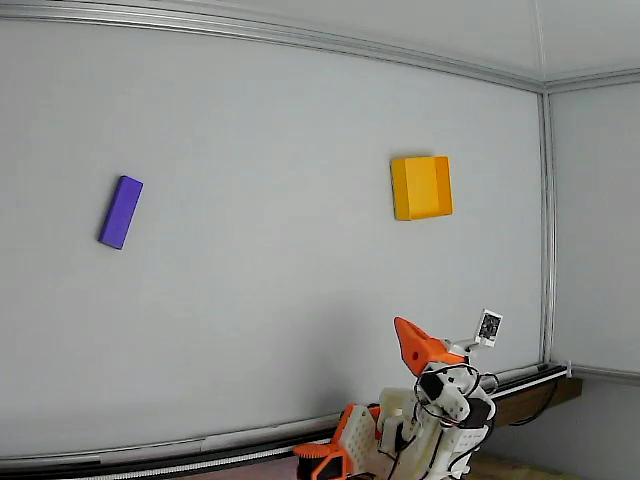
#> input picture sim2real/utils/captures/real_overhead_camera.png, 640 x 480 px
$ python calibrate_camera.py captures/real_overhead_camera.png --reference captures/real_overhead_camera.png
#> lines starting #> are read from the running program, lines starting #| are printed output that depends on the picture
### sim2real/utils/camera_mapping.py
"""Real-camera -> sim-camera rectification.

A per-camera mapping JSON turns a raw wide-FOV frame into the view the policy trained on:
rotate -> undistort (barrel) -> centre-crop -> resize to the sim sensor size. ``apply_mapping``
replays it every tick; ``calibrate_camera.py`` is what fits one.

This is the only place the mapping is interpreted. The camera stack lives here too, so the
policy operator and the debug harness cannot disagree about which real camera feeds which sim
camera -- they used to declare that separately.
"""
from __future__ import annotations

import json
import pathlib

import cv2
import numpy as np

# The sim renders its sensor cameras at this resolution; a mapping's default output size.
SIM_SENSOR_SIZE = 128

# Channel order of the policy's RGB input: arm camera first, then overhead, matching the sim's
# (wrist_camera, overhead_camera) sensor order. Each entry is (portal track, mapping file).
CAMERA_STACK = (
    ("arm_camera", "arm_camera_mapping.json"),            # -> sim wrist_camera
    ("overhead_camera", "overhead_camera_mapping.json"),  # -> sim overhead_camera
)

MAPPINGS_DIR = pathlib.Path(__file__).resolve().parent / "camera_mappings"


def load_mapping(path) -> dict:
    with open(path) as f:
        return json.load(f)


def apply_mapping(image: np.ndarray, mapping: dict) -> np.ndarray:
    """Replay a saved mapping on a raw frame (rotate, undistort, crop, resize) -> square sim-sensor image."""
    rot90 = mapping["rot90"]
    if rot90:
        image = np.rot90(image, k=rot90).copy()

    h, w = image.shape[:2]
    angle = mapping["angle_deg"]
    if angle != 0.0:
        m = cv2.getRotationMatrix2D((w / 2, h / 2), angle, 1.0)
        image = cv2.warpAffine(image, m, (w, h))

    # Undistort with a zoomed-out output matrix: zoom < 1 shrinks the output focal
    # so the full rectified view of a strong barrel lens fits the fixed canvas.
    f = mapping["focal_px"]
    zoom = mapping.get("zoom", 1.0)
    k = np.array([[f, 0, w / 2], [0, f, h / 2], [0, 0, 1]], dtype=np.float64)
    new_k = np.array([[f * zoom, 0, w / 2], [0, f * zoom, h / 2], [0, 0, 1]], dtype=np.float64)
    dist = np.array([mapping["k1"], mapping["k2"], 0, 0, 0], dtype=np.float64)
    image = cv2.undistort(image, k, dist, None, new_k)

    cx, cy, size = mapping["crop_cx"], mapping["crop_cy"], mapping["crop_size"]
    size = min(size, h, w)  # oversized crop would go non-square and distort aspect
    half = size // 2
    x0, y0 = max(0, cx - half), max(0, cy - half)
    x1, y1 = min(w, x0 + size), min(h, y0 + size)
    x0, y0 = x1 - size, y1 - size  # re-anchor so the crop stays fully inside
    crop = image[max(0, y0):y1, max(0, x0):x1]

    out = mapping.get("out_size", SIM_SENSOR_SIZE)
    return cv2.resize(crop, (out, out), interpolation=cv2.INTER_AREA)


# [22 lines left out: functions load_mappings, rectify, not called in this run]

### sim2real/utils/calibrate_camera.py
"""Fit a real camera's rectification against a sim reference render.

Drag sliders to rectify a raw photo (rotate -> undistort -> crop) until it matches a reference
render of the same sim camera, then save the mapping the deploy loop replays every tick.

    # once, in rl/maniskill (needs the simulator):
    uv run python examples/dump_reference_views.py

    # here, per camera (no simulator needed):
    uv run python utils/calibrate_camera.py captures/real_overhead_camera.png \\
        --reference reference_views/overhead_camera.png --camera overhead

Pure OpenCV + numpy on purpose. The previous version rendered the sim live, which meant the
deploy tree had to install mani_skill and SAPIEN just to calibrate a camera. The sim side is
now a PNG, so this runs anywhere -- including on the robot host.

The trade: the sim's FOV is no longer a slider, because the reference render is fixed. If the
scale cannot be made to match, the sim FOV itself is wrong -- re-dump the reference with
`--fov` and re-fit. That is rare; the FOVs in config.py are already calibrated.

Keys: [s] save, [q] quit.
"""
from __future__ import annotations

import argparse
import json
import pathlib

import cv2
import numpy as np

from camera_mapping import SIM_SENSOR_SIZE, apply_mapping

WINDOW = "calibrate_camera"
VIEW = 256   # display size per panel
SQUINT = 32  # the squint encoder's resolution, shown so you can judge what survives it


def squint_tile(img):
    """What the policy's low-res encoder actually sees, upscaled to compare."""
    small = cv2.resize(img, (SQUINT, SQUINT), interpolation=cv2.INTER_AREA)
    return cv2.resize(small, (VIEW, VIEW), interpolation=cv2.INTER_NEAREST)


def build_mapping(camera, raw_shape, rot90, angle, k1, k2, focal, out_size=SIM_SENSOR_SIZE):
    """The mapping dict, exactly as apply_mapping will replay it at deploy time."""
    h, w = (raw_shape[1], raw_shape[0]) if rot90 % 2 else (raw_shape[0], raw_shape[1])
    crop = min(h, w)
    return dict(
        camera=camera,
        source_image_size=[int(raw_shape[1]), int(raw_shape[0])],
        # Angular span of the crop at this focal length. Recorded for reference: it is the real
        # camera's span, and it can legitimately differ from the sim FOV, since the fit is what
        # reconciles the two.
        fov_deg=round(float(np.rad2deg(2 * np.arctan(crop / (2 * focal)))), 2),
        rot90=int(rot90), angle_deg=float(angle), k1=float(k1), k2=float(k2),
        focal_px=int(focal), zoom=1.0,
        crop_cx=int(w // 2), crop_cy=int(h // 2), crop_size=int(crop),
        out_size=int(out_size),
    )


def main():
    parser = argparse.ArgumentParser(description=__doc__,
                                     formatter_class=argparse.RawDescriptionHelpFormatter)
    parser.add_argument("image", help="raw frame off the real camera (see utils/pull_frames.py)")
    parser.add_argument("--reference", required=True,
                        help="sim reference render for the same camera, from "
                             "rl/maniskill/examples/dump_reference_views.py")
    parser.add_argument("--camera", choices=["overhead", "arm"], default="overhead",
                        help="which mapping to write: <camera>_camera_mapping.json")
    parser.add_argument("--out-dir", default=str(pathlib.Path(__file__).parent / "camera_mappings"))
    args = parser.parse_args()

    raw = cv2.imread(args.image)
#> raw is the input picture: shape (480, 640, 3); mean B, G, R 139.1, 142.8, 142.3
    if raw is None:
        raise SystemExit(f"could not read {args.image}")
    ref = cv2.imread(args.reference)
    if ref is None:
        raise SystemExit(f"could not read {args.reference} "
                         "(dump it with rl/maniskill/examples/dump_reference_views.py)")
    ref_view = cv2.resize(ref, (VIEW, VIEW), interpolation=cv2.INTER_AREA)
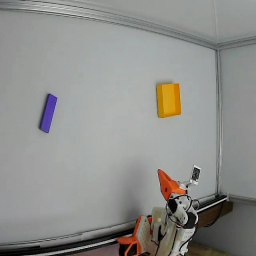
#> ref_view: shape (256, 256, 3); mean B, G, R 139.1, 142.8, 142.3

    # Seed from the existing mapping for this camera, so re-fitting starts where you left off.
    existing = pathlib.Path(args.out_dir) / f"{args.camera}_camera_mapping.json"
    seed = json.loads(existing.read_text()) if existing.exists() else {}
#> (reads sim2real/utils/camera_mappings/overhead_camera_mapping.json from the repository)
    if seed:
        print(f"[calibrate] starting from {existing}")

    cv2.namedWindow(WINDOW)
    tb = cv2.createTrackbar
    tb("rot90", WINDOW, int(seed.get("rot90", 1)), 3, lambda v: None)
    tb("angle deg +-20", WINDOW, int(seed.get("angle_deg", 0.0)) + 20, 40, lambda v: None)
    tb("k1 x1000 +-600", WINDOW, int(seed.get("k1", -0.33) * 1000) + 600, 1200, lambda v: None)
    tb("k2 x1000 +-300", WINDOW, int(seed.get("k2", 0.275) * 1000) + 300, 600, lambda v: None)
    tb("focal px", WINDOW, int(seed.get("focal_px", 512)), 1200, lambda v: None)
    tb("blend %", WINDOW, 50, 100, lambda v: None)

    print("[calibrate] straighten the rig's edges with k1/k2 and angle first, then match scale "
          "with focal; read the blend last. [s] save, [q] quit")

    while True:
        g = lambda n: cv2.getTrackbarPos(n, WINDOW)  # noqa: E731
        rot90, angle = g("rot90"), g("angle deg +-20") - 20
        k1 = (g("k1 x1000 +-600") - 600) / 1000.0
        k2 = (g("k2 x1000 +-300") - 300) / 1000.0
        focal = max(g("focal px"), 100)

        mapping = build_mapping(args.camera, raw.shape, rot90, angle, k1, k2, focal)
        # Rectify through the SAME function deploy uses, so what you align is what ships.
        rect = apply_mapping(raw, mapping)
#> in apply_mapping, `image = cv2.undistort(image, k, dist, None, new_k)`:
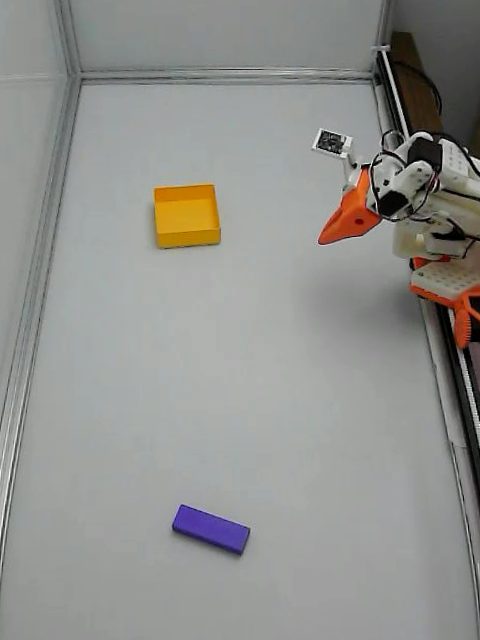
#> image: shape (640, 480, 3); mean of channels 0, 1, 2 141.6, 145.2, 144.7; drawn as B, G, R
#> in apply_mapping, `crop = image[max(0, y0):y1, max(0, x0):x1]`:
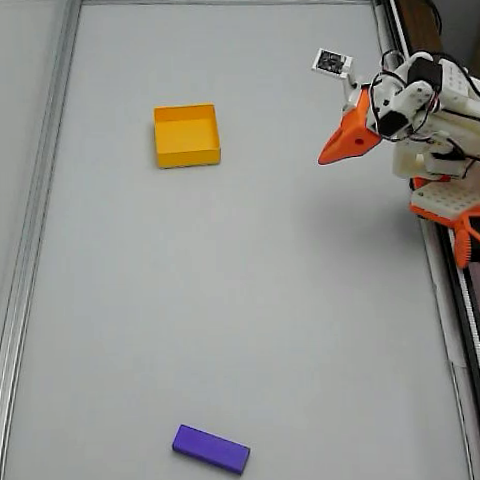
#> crop: shape (480, 480, 3); mean of channels 0, 1, 2 143.7, 147.8, 148; drawn as B, G, R
#> in apply_mapping, `return cv2.resize(crop, (out, out), interpolation=cv2.INTER_AREA)`:
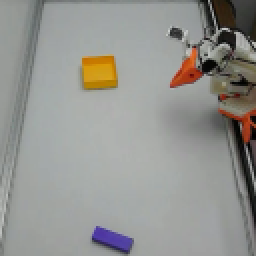
#> returned value: shape (128, 128, 3) (shown 2 times larger); mean of channels 0, 1, 2 143.7, 147.8, 148; drawn as B, G, R
        rect_view = cv2.resize(rect, (VIEW, VIEW), interpolation=cv2.INTER_NEAREST)

        alpha = g("blend %") / 100.0
        blend = cv2.addWeighted(rect_view, 1 - alpha, ref_view, alpha, 0)
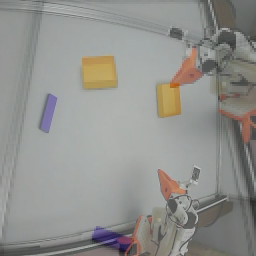
#> blend: shape (256, 256, 3); mean B, G, R 141.4, 145.3, 145.2

        info = np.zeros((VIEW, VIEW, 3), dtype=np.uint8)
        for i, line in enumerate([
            f"camera   {args.camera}",
            f"rot90    {rot90}   angle {angle:+d} deg",
            f"k1       {k1:+.3f}",
            f"k2       {k2:+.3f}",
            f"focal    {focal} px",
            f"crop     {mapping['crop_size']} px",
            f"spans    {mapping['fov_deg']:.1f} deg",
            "",
            "[s] save   [q] quit",
        ]):
            cv2.putText(info, line, (8, 24 + 22 * i), cv2.FONT_HERSHEY_SIMPLEX, 0.45,
                        (0, 255, 255), 1)
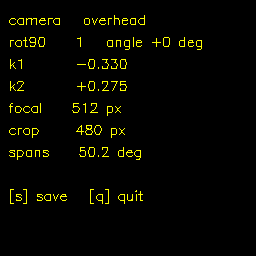
#> info: shape (256, 256, 3); mean of channels 0, 1, 2 0, 6.8, 6.8; drawn as B, G, R

        cv2.imshow(WINDOW, np.vstack([
            np.hstack([rect_view, ref_view, blend]),
            np.hstack([squint_tile(rect_view), squint_tile(ref_view), info]),
        ]))
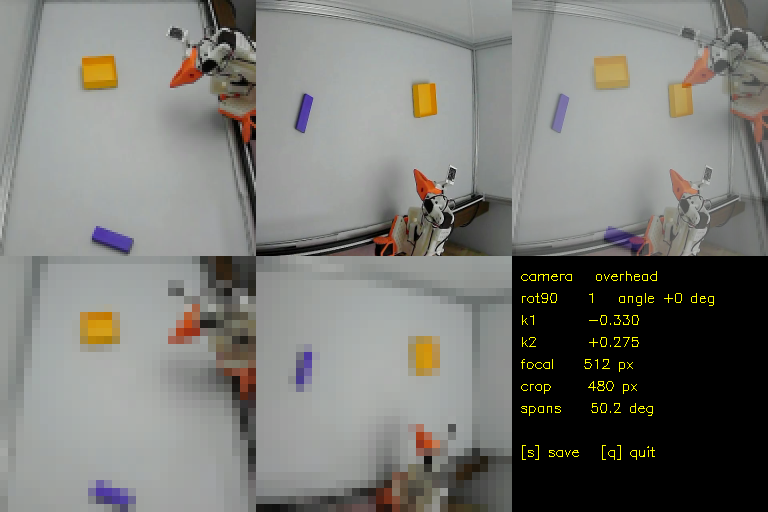
#> window 'calibrate_camera': shape (512, 768, 3); mean B, G, R 117.8, 122.2, 122.1
        key = cv2.waitKey(30) & 0xFF
#> (key q is pressed here)
        if key in (ord("q"), 27):
            break
        if key == ord("s"):
            out_dir = pathlib.Path(args.out_dir)
            out_dir.mkdir(parents=True, exist_ok=True)
            path = out_dir / f"{args.camera}_camera_mapping.json"
            path.write_text(json.dumps(mapping, indent=2) + "\n")
            preview = out_dir / f"{args.camera}_camera_fit.png"
            cv2.imwrite(str(preview), np.hstack([rect_view, ref_view, blend]))
            print(f"[calibrate] saved {path} and {preview}")

    cv2.destroyAllWindows()


if __name__ == "__main__":
    main()
